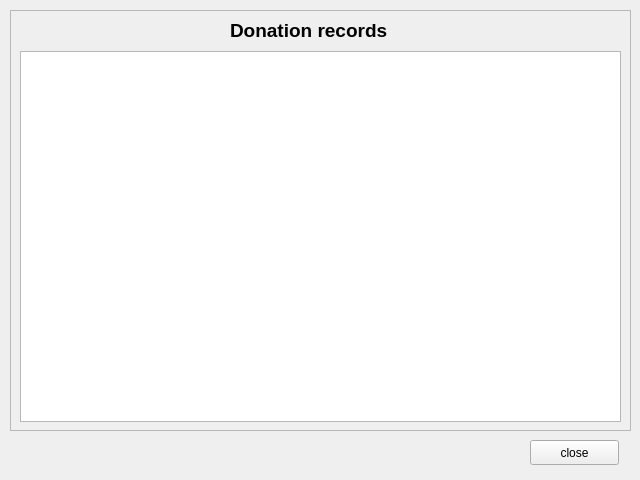
<?xml version="1.0" encoding="UTF-8"?>
<ui version="4.0">
 <class>donationList</class>
 <widget class="QWidget" name="donationList">
  <property name="geometry">
   <rect>
    <x>0</x>
    <y>0</y>
    <width>640</width>
    <height>480</height>
   </rect>
  </property>
  <property name="windowTitle">
   <string>Records</string>
  </property>
  <widget class="QFrame" name="frame">
   <property name="geometry">
    <rect>
     <x>10</x>
     <y>10</y>
     <width>621</width>
     <height>421</height>
    </rect>
   </property>
   <property name="frameShape">
    <enum>QFrame::StyledPanel</enum>
   </property>
   <property name="frameShadow">
    <enum>QFrame::Raised</enum>
   </property>
   <widget class="QLabel" name="wasteRecordLabel">
    <property name="geometry">
     <rect>
      <x>220</x>
      <y>0</y>
      <width>221</width>
      <height>41</height>
     </rect>
    </property>
    <property name="styleSheet">
     <string notr="true">font-size:14pt;
font-weight: bold;</string>
    </property>
    <property name="text">
     <string>Donation records</string>
    </property>
   </widget>
   <widget class="QTableWidget" name="tableWidget">
    <property name="geometry">
     <rect>
      <x>10</x>
      <y>41</y>
      <width>601</width>
      <height>371</height>
     </rect>
    </property>
   </widget>
  </widget>
  <widget class="QPushButton" name="closebutton">
   <property name="geometry">
    <rect>
     <x>530</x>
     <y>440</y>
     <width>89</width>
     <height>25</height>
    </rect>
   </property>
   <property name="text">
    <string>close</string>
   </property>
  </widget>
 </widget>
 <resources/>
 <connections/>
</ui>
